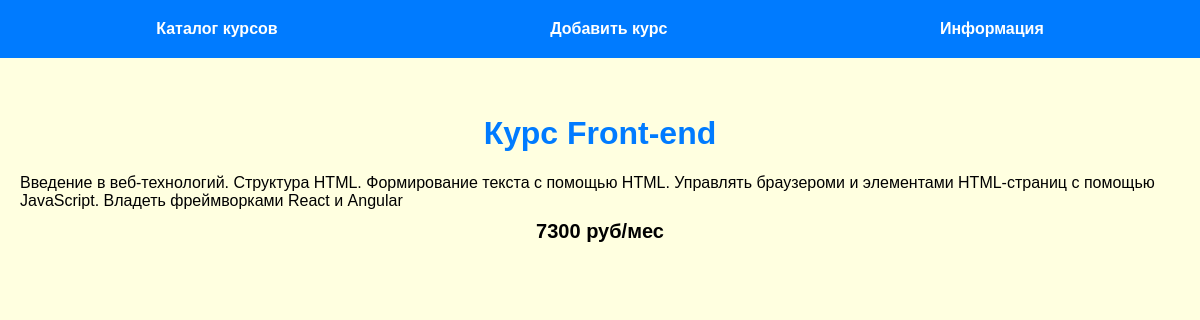
The app's page /curs/curs-front-end with its own data.
### tables this page shows
CREATE TABLE mainmenu(
id INTEGER PRIMARY KEY AUTOINCREMENT,
title TEXT NOT NULL,
url TEXT NOT NULL);

CREATE TABLE cursy (id INTEGER PRIMARY KEY AUTOINCREMENT, title TEXT NOT NULL, url TEXT NOT NULL, body TEXT NOT NULL, price TEXT NOT NULL, time INTEGER NOT NULL);

### flsite.py (the view)
@app.route("/curs/<slug>")
def show_curs(slug):
    db = get_db()
    dbase = FDataBase(db)
    title, price, body = dbase.get_curs(slug)
    return render_template('curs.html', menu=dbase.get_menu(), title=title, price=price, body=body)

### FDataBase.py (called while the page is built)
    def get_menu(self):
        sql = "SELECT * FROM mainmenu"
        try:
            self.__cur.execute(sql)
            res = self.__cur.fetchall()
            if res:
                return res
        except IOError:
            print("Ошибка чтения из БД")
        return []

    def get_curs(self, slug):
        try:
            self.__cur.execute(f"SELECT title, price, body FROM cursy WHERE url='{slug}'")
            res = self.__cur.fetchone()
            if res:
                return res
        except sqlite3.Error as e:
            print("Ошибка получения статьи в БД " + str(e))
        return False, False

### flsite.py (called while the page is built)
def connect_db():
    con = sqlite3.connect(app.config['DATABASE'])
    con.row_factory = sqlite3.Row
    return con

def get_db():
    if not hasattr(g, 'link_db'):
        g.link_db = connect_db()
    return g.link_db

### templates/curs.html
{% extends 'base.html' %}
{% block content %}
{{ super() }}
<div>{{ body }}</div>
<div class="card_price">{{price}}</div>
{% endblock %}

### templates/base.html (shortened to what this page needs)
<!DOCTYPE html>
<html lang="en">
<head>
    <link rel="stylesheet" href="{{ url_for('static', filename='css/style.css') }}">
</head>
<body>
{% block content %}
{% block mainmenu %}
<ul class="menu">
    {% for m in menu %}
    <li><a href="{{ m.url }}">{{ m.title }}</a></li>
    {% endfor %}
</ul>
{% endblock %}
<div class="content">
    {% if title %}
    <h1>{{ title }}</h1>
    {% else %}
    <h1>Про Flask</h1>
    {% endif %}
    {% endblock %}
</div>
</body>
</html>

### static/css/style.css (style rules this page uses)
body { background: lightyellow; margin: 0; padding: 0; font-family: Verdana, Geneva, Tahoma, sans-serif; }
.menu { display: flex; justify-content: space-around; list-style: none; background: #007bff; padding: 20px; margin-top: 0; }
.content { margin: 0 auto; max-width: 1200px; padding: 20px; box-sizing: border-box; }
.menu a { font-weight: bold; color: white; text-decoration: none; }
ul { list-style: none; padding: 0; }
.content>h1 { text-align: center; color: #007bff; font-weight: bold; }
.card_price { text-align: center; font-weight: bold; font-size: 20px; margin: 10px; }

### records on screen
mainmenu: title "Каталог курсов"
mainmenu: title "Добавить курс"
mainmenu: title "Информация"
cursy: title "Курс Front-end", body "Введение в веб-технологий. Структура HTML. Формирование текста с помощью HTML. Управлять браузероми и элементами HTML-страниц с помощью JavaScript. Владеть фреймворками React и Angular", price "7300 руб/мес"
